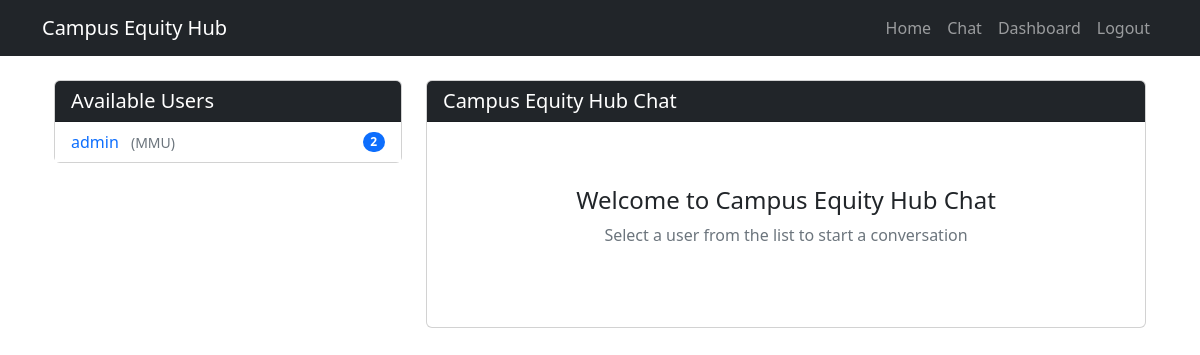
Page /chat (signed in) on the committed database.
### app.py (models this page shows, shortened)
class User(db.Model):
    id = db.Column(db.Integer, primary_key=True)
    username = db.Column(db.String(80), unique=True, nullable=False)
    email = db.Column(db.String(120), unique=True, nullable=False)
    password = db.Column(db.String(60), nullable=False)
    token = db.Column(db.Integer, nullable=False)
    is_admin = db.Column(db.Boolean, default=False)
    campus = db.Column(db.String(120), nullable=False)

### app.py (the view)
@app.route('/chat')
def chat():
    if 'user_id' not in session:
        flash('Please log in to access the chat.', 'danger')
        return redirect(url_for('login'))
    users = User.query.filter(User.id != session['user_id']).all()
    unread_counts = db.session.query(
        Chat.sender_id,
        db.func.count(Chat.id).label('count')
    ).filter(
        Chat.receiver_id == session['user_id'],
        Chat.read == False
    ).group_by(Chat.sender_id).all()
    unread_by_user = {sender_id: count for sender_id, count in unread_counts}
    return render_template('chat.html', users=users, unread_by_user=unread_by_user)

### templates/chat.html (shortened to what this page needs)
{% extends 'layout.html' %}
{% block content %}
<div class="container-fluid">
    <div class="row">
        <div class="col-md-4">
            <div class="card mb-4">
                <div class="card-header bg-dark text-white">
                    <h5 class="mb-0">Available Users</h5>
                </div>
                <div class="card-body p-0">
                    <ul class="list-group list-group-flush">
                        {% for user in users %}
                        <li class="list-group-item d-flex justify-content-between align-items-center">
                            <a href="{{ url_for('chat_with_user', user_id=user.id) }}" class="text-decoration-none">
                                {{ user.username }}
                                <span class="text-muted small ms-2">({{ user.campus }})</span>
                            </a>
                            {% if user.id in unread_by_user and unread_by_user[user.id] > 0 %}
                            <span class="badge bg-primary rounded-pill">{{ unread_by_user[user.id] }}</span>
                            {% endif %}
                        </li>
                        {% endfor %}
                    </ul>
                </div>
            </div>
        </div>
        <div class="col-md-8">
            <div class="card">
                <div class="card-header bg-dark text-white">
                    <h5 class="mb-0">Campus Equity Hub Chat</h5>
                </div>
                <div class="card-body">
                    <div class="text-center py-5">
                        <h4>Welcome to Campus Equity Hub Chat</h4>
                        <p class="text-muted">Select a user from the list to start a conversation</p>
                    </div>
                </div>
            </div>
        </div>
    </div>
</div>
{% endblock %}

### rows in the picture
User: username "admin", campus "MMU", unread_by_user "2"
